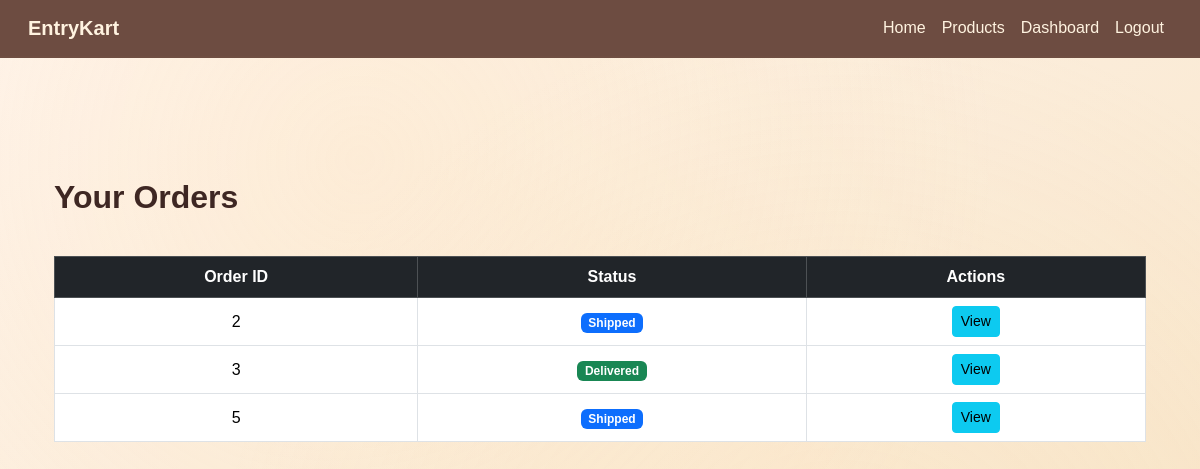
Screenshot of /orders/ (signed in) with the database file from the repository.
### store/models.py (models this page shows, shortened)
class Order(models.Model):
    STATUS_CHOICES = (
        ("Pending", "Pending"),
        ("Processing", "Processing"),
        ("Shipped", "Shipped"),
        ("Delivered", "Delivered"),
        ("Cancelled", "Cancelled"),
    )
    user = models.ForeignKey(User, on_delete=models.CASCADE, related_name='store_orders')
    order_date = models.DateTimeField(auto_now_add=True)
    status = models.CharField(max_length=20, choices=STATUS_CHOICES, default="Pending")
    total_amount = models.DecimalField(max_digits=10, decimal_places=2, default=0)

### store/views.py (the view)
# urls.py: path('orders/', views.user_order_history, name='my_orders'),
@login_required(login_url='store:login')
def user_order_history(request):
    orders = Order.objects.filter(user=request.user)
    return render(request, 'orders.html', {'orders': orders})

### store/templates/orders.html
{% extends "base.html" %}
{% block content %}
<div class="container py-4">
  <h2 class="mb-4 fw-bold">Your Orders</h2>
  {% if orders %}
    <div class="table-responsive">
      <table class="table table-bordered mt-3 align-middle text-center">
        <thead class="table-dark">
          <tr>
            <th>Order ID</th>
            <th>Status</th>
            <th>Actions</th>
          </tr>
        </thead>
        <tbody>
          {% for order in orders %}
          <tr>
            <td>{{ order.id }}</td>
            <td>
              <span class="badge
                {% if order.status == 'Pending' %}bg-warning
                {% elif order.status == 'Shipped' %}bg-primary
                {% elif order.status == 'Delivered' %}bg-success
                {% else %}bg-secondary{% endif %}">
                {{ order.status }}
              </span>
            </td>
            <td>
              <a href="{% url 'store:order_detail' order.id %}" class="btn btn-sm btn-info">
                View
              </a>
            </td>
          </tr>
          {% endfor %}
        </tbody>
      </table>
    </div>
  {% else %}
    <p class="mt-3 alert alert-warning">You have no orders yet.</p>
  {% endif %}
</div>
{% endblock %}

### store/templates/base.html (style rules this page uses)
body { font-family: 'Poppins', sans-serif; background: linear-gradient(to bottom right, #fff5ee, #f7e3c3); color: #3e2723; min-height: 100vh; overflow-x: hidden; }
html { scroll-behavior: smooth; }

### rows the page displays
Order: id "2", status "Shipped"
Order: id "3", status "Delivered"
Order: id "5", status "Shipped"
